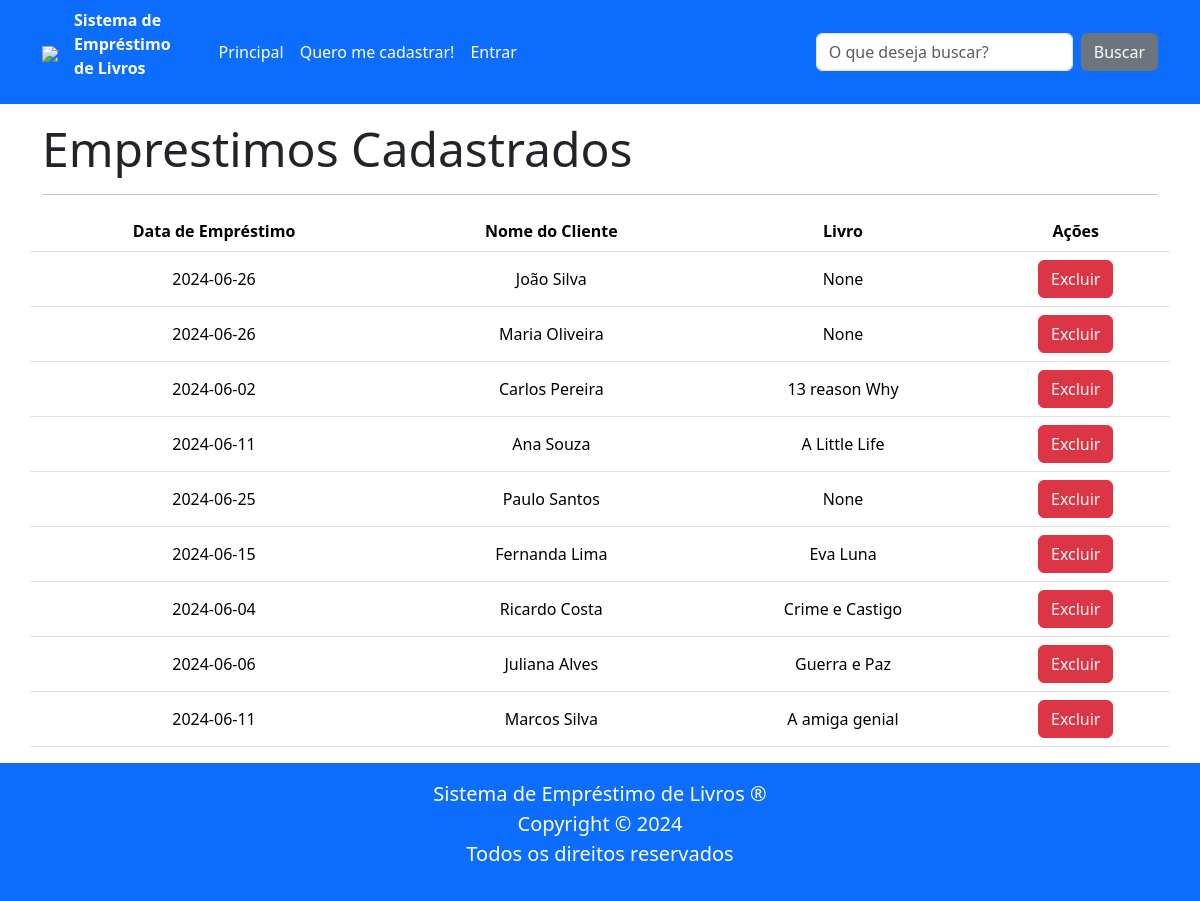
The page /emprestimos on the database its author committed.
### tables this page shows
CREATE TABLE emprestimo (
    id INTEGER PRIMARY KEY AUTOINCREMENT,
    cliente_id INTEGER NOT NULL,
    data_emprestimo DATE NOT NULL,
    FOREIGN KEY (cliente_id) REFERENCES cliente (id)
);

CREATE TABLE cliente (
        id INTEGER PRIMARY KEY AUTOINCREMENT,
        nome TEXT NOT NULL,
        cpf TEXT NOT NULL UNIQUE,
        data_nascimento DATE NOT NULL,
        endereco TEXT NOT NULL,
        telefone TEXT NOT NULL UNIQUE,
        email TEXT NOT NULL UNIQUE,
        senha TEXT NOT NULL,
        admin INTEGER NOT NULL DEFAULT 0,
        token TEXT);

CREATE TABLE livro (
        id INTEGER PRIMARY KEY AUTOINCREMENT,
        nome TEXT NOT NULL,
        autor TEXT NOT NULL,
        descricao TEXT NOT NULL,
        isbn TEXT NOT NULL,
        emprestado BOOLEAN NOT NULL

        );

### routes/main_routes.py (the view)
@router.get("/emprestimos")
async def get_emprestimos(request: Request):
    lista_emprestimos = EmprestimoRepo.obter_todos()
    lista_livros = LivroRepo.obter_todos()
    lista_clientes = ClienteRepo.obter_todos()
    lista_emprestimos_livro = EmprestimoLivroRepo.obter_todos()
    lista_final = []
    for emprestimo in lista_emprestimos:
        nome = None
        livro_selecionado = None
        for cliente in lista_clientes:
            if emprestimo.id == cliente.id:
                nome = cliente.nome
        for elivro in lista_emprestimos_livro:
            if emprestimo.id == elivro.id:
                for livro in lista_livros:
                    if livro.id == elivro.emprestimo_id:
                        livro_selecionado = livro.nome
        lista_final.append([emprestimo.data_emprestimo,nome,livro_selecionado, emprestimo.id])
    print(lista_final)
    return templates.TemplateResponse(
        "emprestimos.html",
        {"request": request,
        "lista_final":lista_final
        },
    )

### templates/emprestimos.html (shortened to what this page needs)
{% extends "base.html" %}
{% block conteudo %}
<h1 class="display-5"><b>Emprestimos Cadastrados</b></h1>
<hr>
<form class="row json-form" action="/cadastrar_emprestimo" method="post">
    <table class="table">
        <thead>
            <tr>
                <th>Data de Empréstimo</th>
                <th>Nome do Cliente</th>
                <th>Livro</th>
                <th>Ações</th>
            </tr>
        </thead>
        <tbody>
            {% for emprestimo in lista_final %}
            <tr>
                <td>{{emprestimo[0]}}</td>
                <td>{{emprestimo[1]}}</td>
                <td>{{emprestimo[2]}}</td>
                <td>
                    <button type="submit" formaction="/excluir_emprestimo/{{ emprestimo[4] }}" class="btn btn-danger">Excluir</button>
                </td>
            </tr>
            {% endfor %}
        </tbody>
    </table>
</form>
{% endblock %}

### templates/base.html (shortened to what this page needs)
<!DOCTYPE html>
<html lang="pt-br">
<head>
    <link rel="stylesheet" href="/static/lib/bootstrap/bootstrap.min.css">
    <link rel="stylesheet" href="/static/lib/bootstrap-icons/font/bootstrap-icons.min.css">
    <link rel="stylesheet" href="/static/css/estilos.css">
</head>
<body class="d-flex flex-column min-vh-100">
    {%- set cliente = request.state.cliente -%}
    {% include "header.html" %}
    <main class="container mt-3">
        {% block conteudo %}{% endblock %}
    </main>
    {% include "footer.html" %}
</body>
</html>

### templates/header.html (shortened to what this page needs)
<nav class="navbar navbar-expand-lg text-white bg-primary">
    <div class="container ">
        <a class="navbar-brand" href="/">
            <img src="/static/img/logo.png" style="height: 100px;">
        </a>
        <p style="font-weight: bold; margin-right: 40px; ">Sistema de <br>
            Empréstimo <br>
            de Livros</p>
        {% set pagina_atual = request.url.path %}
        <div class="collapse navbar-collapse" id="menuPrincipal">
            {% if cliente.admin == True -%}
            <ul class="navbar-nav me-auto mb-2 mb-lg-0 text-white">
                <li class="nav-item">
                    <a class="nav-link {{ 'active' if pagina_atual == '/' }} text-white" href="/">Principal</a>
                </li>
                <li  class="nav-item">
                    <a class="nav-link {{ 'active' if pagina_atual == '/' }} text-white" href="/cadastrar_livro">Cadastrar Livro</a>
                </li>
                <li  class="nav-item">
                    <a class="nav-link {{ 'active' if pagina_atual == '/' }} text-white" href="/emprestar">Emprestar</a>
                </li>
                <li  class="nav-item">
                    <a class="nav-link {{ 'active' if pagina_atual == '/' }} text-white" href="/emprestimos">Emprestimos</a>
                </li>
                <li class="nav-item dropdown">
                    <a class="nav-link dropdown-toggle text-white" href="#" role="button" data-bs-toggle="dropdown">
                        Olá, <b>Bibliotecário</b>!
                    </a>
                    <ul class="dropdown-menu">
                        <li><a class="dropdown-item  {{ 'active' if pagina_atual == '/cliente/dados' }} text-secondary" href="/cliente/dados">Dados Pessoais</a></li>
                        <li><a class="dropdown-item  {{ 'active' if pagina_atual == '/cliente/senha' }} text-secondary" href="/cliente/senha">Alterar Senha</a></li>
                        <li>
                            <hr class="dropdown-divider">
                        </li>
                        <li><a class="dropdown-item text-primary" href="/cliente/sair">Sair</a></li>
                    </ul>
                </li>
                <!-- <li class="nav-item">
                    <a class="nav-link {{ 'active' if pagina_atual == '/carrinho' }}" href="/cliente/carrinho">
                        <i class="bi bi-cart-fill"></i>
                    </a>
                </li> -->
            </ul>
            {%- else: -%}
            <ul class="navbar-nav me-auto mb-2 mb-lg-0">
                <li class="nav-item">
                    <a class="nav-link {{ 'active' if pagina_atual == '/' }} text-white" href="/">Principal</a>
                </li>
                {% if not cliente or not cliente.nome -%}
                <li class="nav-item">
                    <a class="nav-link {{ 'active' if pagina_atual == '/cadastro' }} text-white" href="/cadastro">Quero me cadastrar!</a>
                </li>
                <li class="nav-item">
                    <a class="nav-link {{ 'active' if pagina_atual == '/entrar' }} text-white" href="/entrar">Entrar</a>
                </li>
                {%- endif -%}
            </ul>
            {%- endif -%}
            <form class="d-flex" role="search" action="/buscar" method="get">
                <input class="form-control me-2" type="search" placeholder="O que deseja buscar?" name="q">
                <button class="btn btn-secondary" type="submit">Buscar</button>
            </form>
        </div>
    </div>
</nav>

### templates/message.html (shortened to what this page needs)
{% if not message_success: %}
{%- set message_success = request.cookies.get("message_success") -%}
{% endif %}
{% if not message_warning: %}
{%- set message_warning = request.cookies.get("message_warning") -%}
{% endif %}
{% if not message_danger: %}
{%- set message_danger = request.cookies.get("message_danger") -%}
{% endif %}

### templates/footer.html
<footer class="bg-primary text-white text-center p-3 mt-auto">
    <p class="lead mb-0">Sistema de Empréstimo de Livros &reg;</p>
    <p class="lead mb-0">Copyright &copy; 2024</p>
    <p class="lead">Todos os direitos reservados</p>
</footer>

### static/css/estilos.css (style rules this page uses)
.table td, .table th { vertical-align: middle; text-align: center; white-space: nowrap; }

### rows shown on the page
emprestimo: data_emprestimo "2024-06-26"
cliente: nome "João Silva"
emprestimo: data_emprestimo "2024-06-26"
cliente: nome "Maria Oliveira"
emprestimo: data_emprestimo "2024-06-02"
cliente: nome "Carlos Pereira"
livro: nome "13 reason Why"
emprestimo: data_emprestimo "2024-06-11"
cliente: nome "Ana Souza"
livro: nome "A Little Life"
emprestimo: data_emprestimo "2024-06-25"
cliente: nome "Paulo Santos"
emprestimo: data_emprestimo "2024-06-15"
cliente: nome "Fernanda Lima"
livro: nome "Eva Luna"
emprestimo: data_emprestimo "2024-06-04"
cliente: nome "Ricardo Costa"
livro: nome "Crime e Castigo"
emprestimo: data_emprestimo "2024-06-06"
cliente: nome "Juliana Alves"
livro: nome "Guerra e Paz"
emprestimo: data_emprestimo "2024-06-11"
cliente: nome "Marcos Silva"
livro: nome "A amiga genial"

### other values the page prints
{{ emprestimo[2] }} "None" "None" "None"
